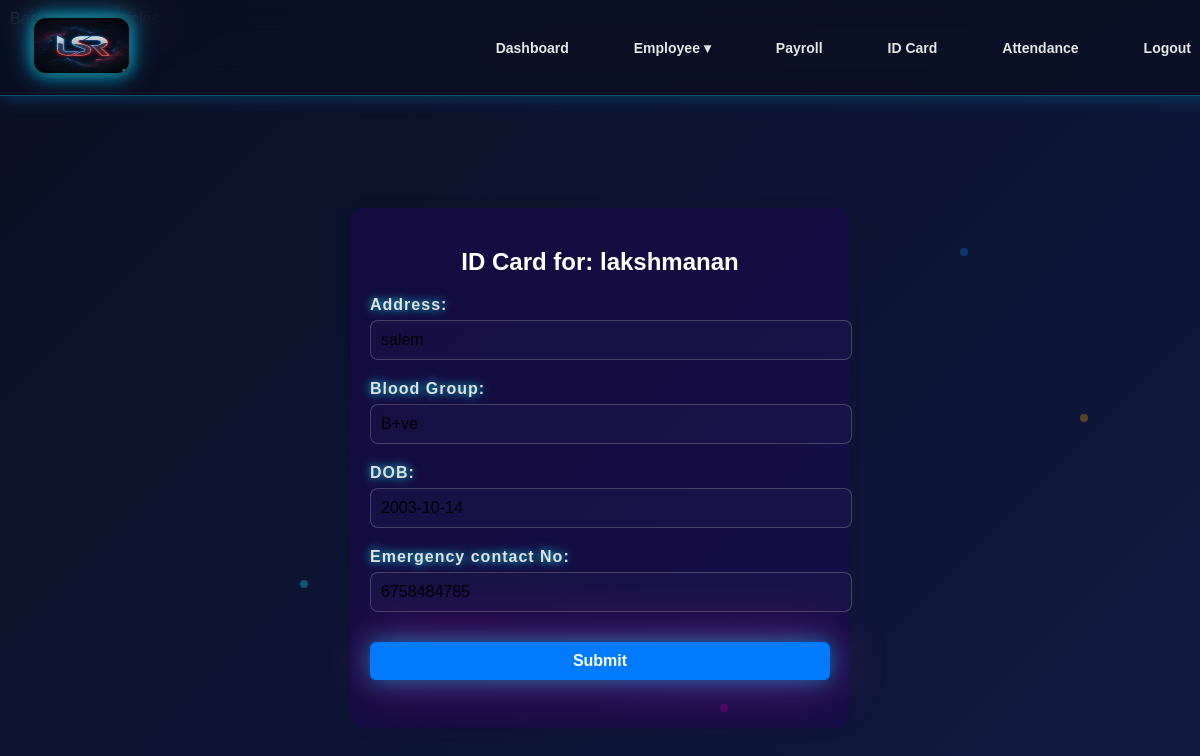
/create-id/1/, run on the app's committed database.
### app/models.py (models this page shows, shortened)
class Employees(models.Model):
    user = models.OneToOneField(CustomUser, on_delete=models.CASCADE, null=True, blank=True)
    name = models.CharField(max_length=20)
    emp_id = models.CharField(max_length=20, unique=True, blank=True)
    Gender = models.CharField(choices=[('Male','Male'),('Female','Female'),('other','other')])
    phone = models.IntegerField()
    depertment = models.CharField(choices=[('HR','HR'),('IT','IT'),('Finance','Finance'),('Marketing','Marketing'),('Sales','Sales')])
    designation = models.CharField(max_length=50)
    salary = models.IntegerField()
    photo = models.ImageField(upload_to='image', blank=True, null=True)

class Idcord(models.Model):
    employee=models.OneToOneField(Employees,on_delete=models.CASCADE,null=True,blank=True)
    address=models.CharField()
    Blood_Group=models.CharField()
    DOB=models.CharField()
    Emergency_contact_No=models.CharField()

### app/views.py (the view)
# urls.py: path('create-id/<int:emp_id>/',id_cords_detalis,name='create-id'),
def id_cords_detalis(request, emp_id):
    emp = get_object_or_404(Employees, id=emp_id)
    idcard, created = Idcord.objects.get_or_create(employee=emp)
    if request.method == 'POST':
        form = idcordform(request.POST,instance=idcard)
        if form.is_valid():
            form.save()
            return redirect('idcards')
    else:
        form = idcordform(instance=idcard)
    return render(request, "id_card.html", {"form": form, "emp": emp})

### app/forms.py
class idcordform(forms.ModelForm):
    class Meta:
        model =Idcord
        fields = "__all__"
        widgets = {
            'employee': forms.HiddenInput(),
        }

### app/templates/id_card.html (shortened to what this page needs)
<!DOCTYPE html>
{% load static %}
<html lang="en">
<head>
    <link rel="stylesheet" href="{% static 'css/style.css' %}">
</head>
<body>
    {% include "hr_navbar.html" %}
    Background particles
    <div class="particles">
        <div class="particle" style="top:10%; left:15%;"></div>
        <div class="particle" style="top:30%; left:80%;"></div>
        <div class="particle" style="top:70%; left:25%;"></div>
        <div class="particle" style="top:85%; left:60%;"></div>
        <div class="particle" style="top:50%; left:90%;"></div>
    </div>
    <div class="page-wrapper">
        <div class="id-card-box">
            <h2>ID Card for: {{ emp.name }}</h2>
            <form method="POST" enctype="multipart/form-data">
                {{ form.as_p }}
                <button type="submit">Submit</button>
            </form>
        </div>
    </div>
</body>
</html>

### app/static/css/style.css (style rules this page uses)
body { margin: 0; font-family: "Poppins", sans-serif; background: radial-gradient(circle at top, #14001f, #000000 70%); min-height: 100vh; color: white; padding-top: 80px; }
.particles { position: fixed; width: 100%; height: 100%; overflow: hidden; pointer-events: none; z-index: -1; }
.particle { position: absolute; width: 4px; height: 4px; border-radius: 50%; background: rgba(9, 129, 203, 0.7); animation: floatUp 12s infinite linear; }
.particle:nth-child(3n) { background: #00eaff; animation-duration: 8s; }
.particle:nth-child(4n) { background: #ff00d4; animation-duration: 10s; }
.particle:nth-child(5n) { background: #ffaa00; animation-duration: 14s; }
form p { position: relative; margin: 20px 0; font-size: 16px; }
form label { display: block; margin-bottom: 6px; font-weight: 600; color: #e1e1e1; letter-spacing: 1px; text-shadow: 0 0 10px #00eaff; animation: labelGlow 2s infinite alternate; }
form input, form select, form textarea { width: 100%; padding: 10px; border-radius: 8px; font-size: 16px; background: rgba(255, 255, 255, 0.021); border: 1px solid rgba(255,255,255,0.2); outline: none; transition: 0.4s; }
button[type="submit"] { width: 100%; padding: 14px; border-radius: 35px; border: none; font-size: 18px; font-weight: 700; cursor: pointer; margin-top: 10px; color: white; background: linear-gradient(135deg, #ff00c8, #00eaff); box-shadow: 0 0 25px rgba(0,234,255,0.5), 0 0 55px rgba(255,0,200,0.4); transition: 0.4s; }
body { margin: 0; padding: 0; font-family: "Poppins", sans-serif; background: linear-gradient(135deg, #0a0f24, #101a40); color: white; overflow: hidden; }
body { margin: 10px; padding: 0; font-family: Arial, sans-serif; background: linear-gradient(135deg, #0a0f24, #101a40); height: 100vh; overflow: hidden; }

### app/templates/id_card.html (style rules this page uses)
.page-wrapper { margin-top: 80px; height: calc(100vh - 80px); display: flex; justify-content: center; align-items: center; }
.id-card-box { width: 460px; height: 480px; background: #24025e62; border-radius: 12px; padding: 20px; box-shadow: 0 0 12px rgba(0, 0, 0, 0.15); }
.id-card-box h2 { text-align: center; margin-bottom: 15px; }
.id-card-box form button { width: 100%; background: #007bff; color: white; padding: 10px; border: none; border-radius: 6px; margin-top: 10px; cursor: pointer; font-size: 16px; }
.particles { position: fixed; top: 0; left: 0; width: 100%; height: 100%; z-index: -1; }
.particle { position: absolute; width: 8px; height: 8px; background: rgb(0, 140, 255); border-radius: 50%; opacity: 0.3; }

### data on the page
Employees: name "lakshmanan"
Idcord: address "salem", Blood_Group "B+ve", DOB "2003-10-14", Emergency_contact_No "6758484785"
